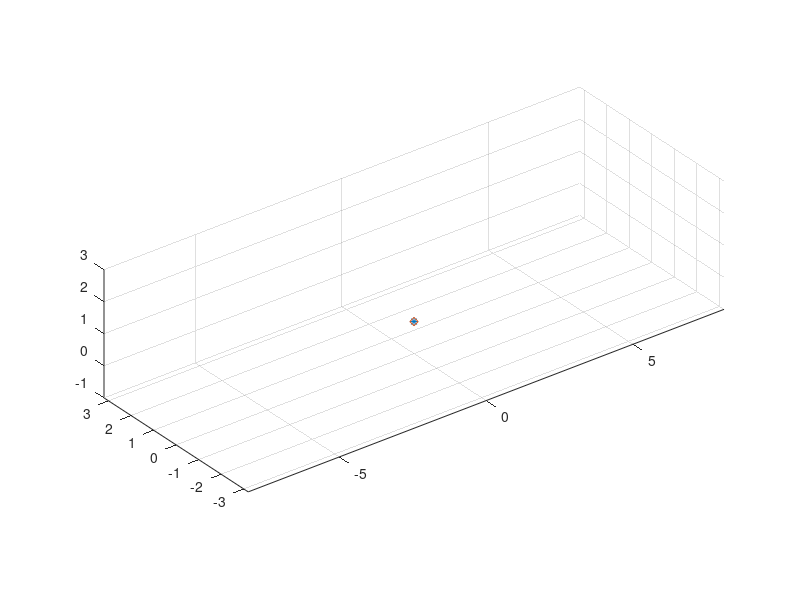

MATLAB code to generate this figure: (Note: this script raises an error after producing the figure.)
clear; clc; 
addpath(genpath(pwd));
lastwarn('');

% rosshutdown
% setenv('ROS_MASTER_URI','http://localhost:11311')
% rosinit('http://localhost:11311');
% pause(1);
%%%%%%%%%%%%%%%%%%%%%%%%%%%%%%%%%%%%%%%%%%%%%%%%%%%%%%%%%%%%%%%%%%%%%%%%%%
%% Plot Initialization

figure(1)
clf
des = plot3(0,0,0,'*');
hold on
act = plot3(0,0,0,'d');
xlim([-8.1 8.1]);
ylim([-3.2 3.2]);
zlim([-1 3]);
daspect([1 1 1])
grid on

%%%%%%%%%%%%%%%%%%%%%%%%%%%%%%%%%%%%%%%%%%%%%%%%%%%%%%%%%%%%%%%%%%%%%%%%%%%
%% Time and Simulation Rate
tf = 3;
t_hzn = 3;

lqr_hz = 2;         % iLQR Update Rate
ctl_hz = 20;       % Control Law Switch Rate
fbc_hz = 20;       % Feedback Controller Rate
est_hz = ctl_hz;    % State Estimator Sample Rate
act_hz = 1000;      % Actual Dynamics Update Rate
plot_hz = 10;      % Fast Plotting Sample Rate

sim_dt = 1/act_hz;
sim_N  = tf/sim_dt;

t_est = 0:1/est_hz:tf;
t_lqr = 0:1/lqr_hz:tf;
t_ctl = 0:1/ctl_hz:tf;
t_fbc = 0:1/fbc_hz:tf;
t_act = 0:1/act_hz:tf; 

%%%%%%%%%%%%%%%%%%%%%%%%%%%%%%%%%%%%%%%%%%%%%%%%%%%%%%%%%%%%%%%%%%%%%%%%%%%
%% Initialize Simulation

%%% Map, Dynamics and Control Initialization
model  = model_init('simple v0.6',est_hz,lqr_hz,ctl_hz,fbc_hz,act_hz); % Initialize Physics Model
wts    = wts_init();                     % Initialize Controller
wp     = wp_init('horizon',tf,'no plot'); % Initialize timestamped keyframes
flight = logger_init(tf,wp,act_hz,fbc_hz);     % Initialize Flight Variables
targ   = targ_init("none");          % Initialize target

%%% Time Counters Initialization
k_est = 1;              % State Estimator Time Counter
k_lqr = 1;              % iLQR Update Time Counter
k_ctl = 1;              % Control Law Switch Time Counter
k_fbc = 1;              % Feedback Control Time Counter
k_act = 1;              % Actual Dynamics Time Counter
k_wp  = 1;              % Waypoint Time Counter
tol   = 1e-1*sim_dt;    % Tolerance to trigger various processes

%%% Contact Parameter Initialization
k_ct  = 1;                   % Contact Force Time Counter
st_ct = 0;                   % Contact state (0 = no contact, 1 = contact/post-contact)
dt_ct = 0.2;                 % Duration of Contact Force
N_ct  = round(dt_ct*act_hz); % Number of actual dynamics frames

%%% ROS Initialization
[js_sub,pose_sub,twist_sub,m_cmd_pub] = ros_init();

%%%%%%%%%%%%%%%%%%%%%%%%%%%%%%%%%%%%%%%%%%%%%%%%%%%%%%%%%%%%%%%%%%%%%%%%%%%
%% Simulation
fs_trig = 0;       % Trigger for motor cut;
sim_key = 1;       % If true (1), we run as a simulation, else we are running in ROS

% Cold Start the nominal trajectory for the iLQR
nom = df_init(wp,model,'yaw');
disp('[main]: Warm start complete! Ready to launch!');
disp('--------------------------------------------------')
pause;

while true
    sim_time = (k_act-1)*sim_dt;
    %%%%%%%%%%%%%%%%%%%%%%%%%%%%%%%%%%%%%%%%%%%%%%%%%%%%%%%%%%%%%%%%%%%%%%%%%%%
    % State Estimator
    if (mod(sim_time,1/est_hz) < tol)
        x_now = flight.x_act(:,k_act);
        flight.x_fc(:,k_est)  = x_now;
       
        k_est = k_est + 1;
    end
    %%%%%%%%%%%%%%%%%%%%%%%%%%%%%%%%%%%%%%%%%%%%%%%%%%%%%%%%%%%%%%%%%%%%%%%%%%%
    % Low Rate Controller    
    if (mod(sim_time,1/lqr_hz) < tol) && (fs_trig == 0)
        
        % Update Active Trajectory
        pose_rx = receive(js_sub,1);
    
        wp.x(1,2) = pose_rx.Point.X;
        wp.x(2,2) = pose_rx.Point.Y;
        wp.x(3,2) = pose_rx.Point.Z;
    
        % Update LQR params
        [nom, fs_trig] = hzn_ilqr(x_now,wp,nom,wts,model);
        k_lqr = k_lqr + 1;
        k_con = 1;
    end
    %%%%%%%%%%%%%%%%%%%%%%%%%%%%%%%%%%%%%%%%%%%%%%%%%%%%%%%%%%%%%%%%%%%%%%%%%%%
    % High Rate Controller    
    if (mod(sim_time,1/fbc_hz) < tol)
        if (fs_trig == 0)
            % Draw Out Motor Commands from u_bar computed by iLQR
            del_x = x_now-nom.x_bar(:,k_con);
            del_u = nom.alpha*nom.l(:,:,k_con) + nom.L(:,:,k_con)*del_x;
            u  = nom.u_bar(:,k_con) + del_u;
            curr_m_cmd = wrench2m_controller(u,model);

            % Send out the ROS message
            msg = rosmessage(m_cmd_pub);
            feed = [curr_m_cmd ; zeros(4,1)];
            msg.Data = feed;
            send(m_cmd_pub,msg);
            % Update Count
            k_con = k_con + 1;
        else
            curr_m_cmd = zeros(4,1);
        end        
    end
    %%%%%%%%%%%%%%%%%%%%%%%%%%%%%%%%%%%%%%%%%%%%%%%%%%%%%%%%%%%%%%%%%%%
    % Dynamic Model
    if (mod(sim_time,1/act_hz) < tol)
        if sim_key == 0
            % Carry On
        else
            FT_ext = zeros(6,1);
            flight.x_act(:,k_act+1) = quadcopter(flight.x_act(:,k_act),curr_m_cmd,model,FT_ext,'actual');
        end
        
        k_act = k_act + 1;
    end
     %%%%%%%%%%%%%%%%%%%%%%%%%%%%%%%%%%%%%%%%%%%%%%%%%%%%%%%%%%%%%%%%%%%
    % Fast Plot
    if (mod(sim_time,1/plot_hz) < tol)   
        des.XData = wp.x(1,2);
        des.YData = wp.x(2,2);
        des.ZData = wp.x(3,2);
    
        act.XData = flight.x_act(1,k_act);
        act.YData = flight.x_act(2,k_act);
        act.ZData = flight.x_act(3,k_act);
    end
end
